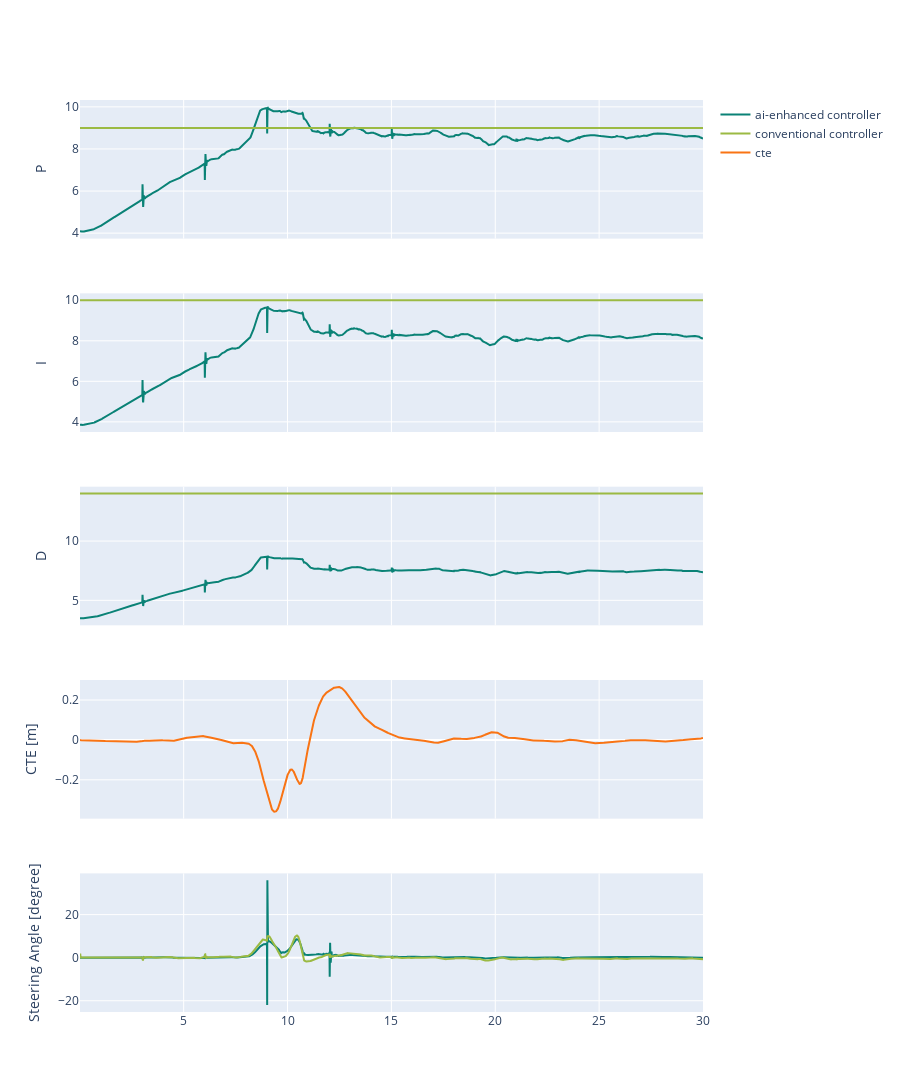

Notebook code cell kept with this figure:
### Markdown cell above
#### Plot Simulation Results
- plot simulation results for both cases with ai enhancement and without
- it can be seen controller coefficient are changing during model execution what enables controller's adaptivity to unseen scenarios and increases driving comfort

### Code cell
plot_stacked_results(res_ai, res_non_ai)

### Figure 1 — Plotly figure (JSON) as saved in the notebook; plotly's stock layout.template omitted (floating-point values rounded to 4 significant figures; data arrays with more than 128 entries replaced by an {"elided": "..."} marker saying what was removed)
{"data": [{"line": {"color": "#0A8276"}, "name": "ai-enhanced controller", "type": "scatter", "x": {"elided": "3000 float values"}, "xaxis": "x", "y": {"elided": "3000 float values"}, "yaxis": "y"}, {"line": {"color": "#9BBA43"}, "name": "conventional controller", "type": "scatter", "x": {"elided": "3000 float values"}, "xaxis": "x", "y": {"elided": "3000 float values"}, "yaxis": "y"}, {"line": {"color": "#0A8276"}, "name": "ai-enhanced controller", "showlegend": false, "type": "scatter", "x": {"elided": "3000 float values"}, "xaxis": "x2", "y": {"elided": "3000 float values"}, "yaxis": "y2"}, {"line": {"color": "#9BBA43"}, "name": "conventional controller", "showlegend": false, "type": "scatter", "x": {"elided": "3000 float values"}, "xaxis": "x2", "y": {"elided": "3000 float values"}, "yaxis": "y2"}, {"line": {"color": "#0A8276"}, "name": "ai-enhanced controller", "showlegend": false, "type": "scatter", "x": {"elided": "3000 float values"}, "xaxis": "x3", "y": {"elided": "3000 float values"}, "yaxis": "y3"}, {"line": {"color": "#9BBA43"}, "name": "conventional controller", "showlegend": false, "type": "scatter", "x": {"elided": "3000 float values"}, "xaxis": "x3", "y": {"elided": "3000 float values"}, "yaxis": "y3"}, {"line": {"color": "#F97414"}, "name": "cte", "type": "scatter", "x": {"elided": "3000 float values"}, "xaxis": "x4", "y": {"elided": "3000 float values"}, "yaxis": "y4"}, {"line": {"color": "#0A8276"}, "name": "ai-enhanced controller", "showlegend": false, "type": "scatter", "x": {"elided": "3000 float values"}, "xaxis": "x5", "y": {"elided": "3000 float values"}, "yaxis": "y5"}, {"line": {"color": "#9BBA43"}, "name": "conventional controller", "showlegend": false, "type": "scatter", "x": {"elided": "3000 float values"}, "xaxis": "x5", "y": {"elided": "3000 float values"}, "yaxis": "y5"}], "layout": {"height": 1600, "xaxis": {"anchor": "y", "domain": [0, 1], "matches": "x5", "showticklabels": false}, "xaxis2": {"anchor": "y2", "domain": [0, 1], "matches": "x5", "showticklabels": false}, "xaxis3": {"anchor": "y3", "domain": [0, 1], "matches": "x5", "showticklabels": false}, "xaxis4": {"anchor": "y4", "domain": [0, 1], "matches": "x5", "showticklabels": false}, "xaxis5": {"anchor": "y5", "domain": [0, 1]}, "yaxis": {"anchor": "x", "domain": [0.848, 1], "title": {"text": "P"}}, "yaxis2": {"anchor": "x2", "domain": [0.636, 0.788], "title": {"text": "I"}}, "yaxis3": {"anchor": "x3", "domain": [0.424, 0.576], "title": {"text": "D"}}, "yaxis4": {"anchor": "x4", "domain": [0.212, 0.364], "title": {"text": "CTE [m]"}}, "yaxis5": {"anchor": "x5", "domain": [0, 0.152], "title": {"text": "Steering Angle [degree]"}}}}
